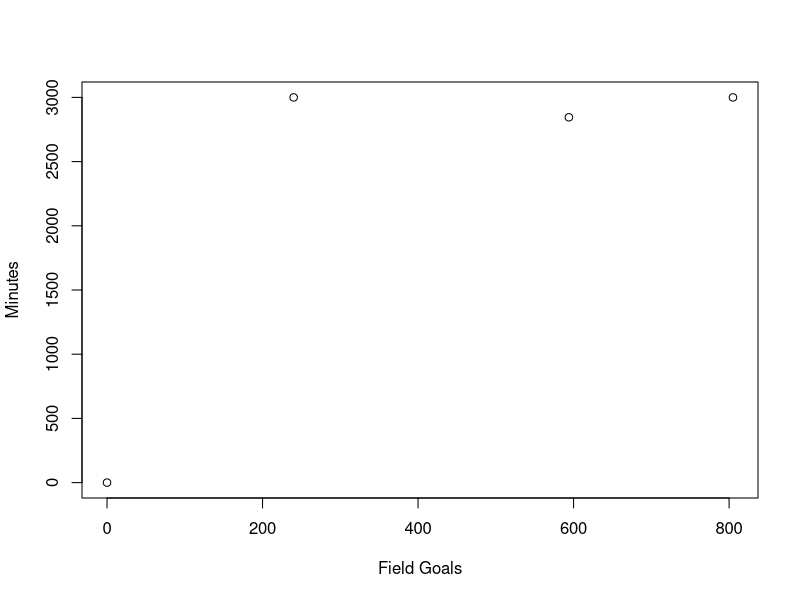

Here is the R script that generated this plot:
mp = 2845
fg = 594

points = matrix(
  c(0,0,240,3000,805,3000,fg,mp),
  nrow=(4),
  ncol=(2),
  byrow = TRUE
)

fgerror = abs(fg-805)/805
mperror = abs(mp-2900)/2900
scorer = (1-((fgerror+mperror)/2))/.95

if((2900-mp)>mp){
  bench = mperror
  volume = 1-(bench+scorer)
} else {
  volume = mperror
  bench = 1-(volume+scorer)
}

plot(points,xlab = 'Field Goals',ylab = 'Minutes')

cat("Scorer: ",scorer)
cat("Volume: ",volume)
cat("Bench: ",bench)
